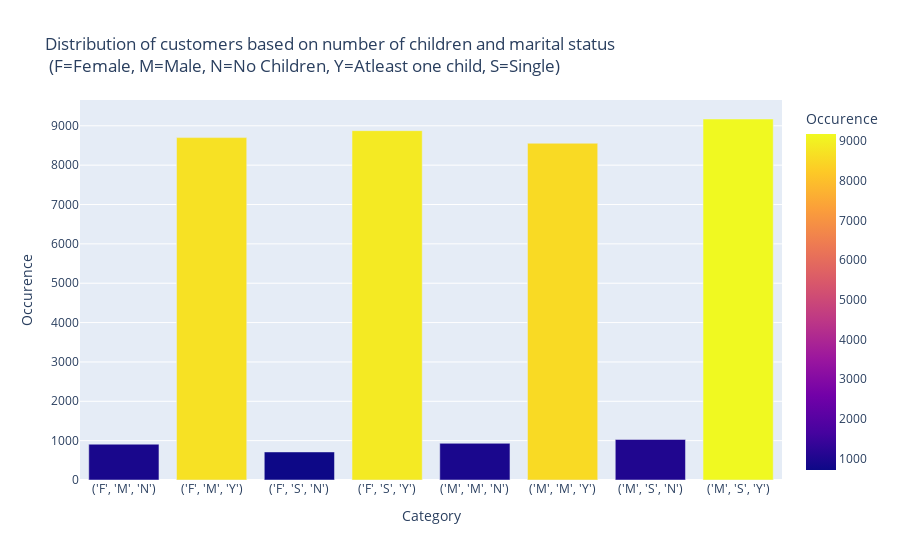

The code cell stored with this chart in its notebook:
### Code cell
#creating a virtual plot
import plotly.express as px
fig = px.bar(df_of_customer, x="Category", y="Occurence", color="Occurence", barmode="group", title="Distribution of customers based on number of children and marital status <br> (F=Female, M=Male, N=No Children, Y=Atleast one child, S=Single)")
fig.show()

### Figure 1 — Plotly figure (JSON) as saved in the notebook; plotly's stock layout.template omitted (floating-point values rounded to 4 significant figures)
{"data": [{"alignmentgroup": "True", "hovertemplate": "Category=%{x}<br>Occurence=%{marker.color}<extra></extra>", "legendgroup": "", "marker": {"color": [910, 8700, 713, 8877, 932, 8557, 1030, 9173], "coloraxis": "coloraxis", "pattern": {"shape": ""}}, "name": "", "offsetgroup": "", "orientation": "v", "showlegend": false, "textposition": "auto", "type": "bar", "x": ["('F', 'M', 'N')", "('F', 'M', 'Y')", "('F', 'S', 'N')", "('F', 'S', 'Y')", "('M', 'M', 'N')", "('M', 'M', 'Y')", "('M', 'S', 'N')", "('M', 'S', 'Y')"], "xaxis": "x", "y": [910, 8700, 713, 8877, 932, 8557, 1030, 9173], "yaxis": "y"}], "layout": {"autosize": true, "barmode": "group", "coloraxis": {"colorbar": {"title": {"text": "Occurence"}}, "colorscale": [[0, "#0d0887"], [0.1111, "#46039f"], [0.2222, "#7201a8"], [0.3333, "#9c179e"], [0.4444, "#bd3786"], [0.5556, "#d8576b"], [0.6667, "#ed7953"], [0.7778, "#fb9f3a"], [0.8889, "#fdca26"], [1, "#f0f921"]]}, "legend": {"tracegroupgap": 0}, "title": {"text": "Distribution of customers based on number of children and marital status <br> (F=Female, M=Male, N=No Children, Y=Atleast one child, S=Single)"}, "xaxis": {"anchor": "y", "autorange": true, "domain": [0, 1], "range": [-0.5, 7.5], "title": {"text": "Category"}, "type": "category"}, "yaxis": {"anchor": "x", "autorange": true, "domain": [0, 1], "range": [0, 9656.0], "title": {"text": "Occurence"}, "type": "linear"}}}
